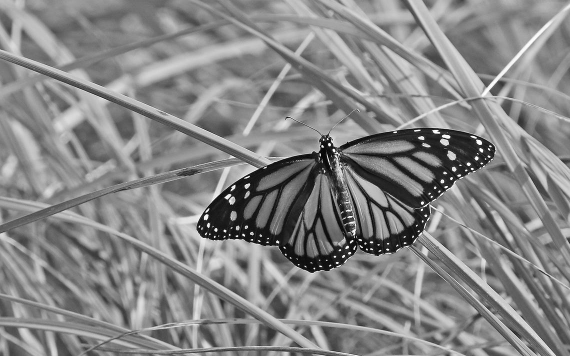
#> input picture Ex3/butterfly.jpg, 570 x 356 px
$ jupyter execute Ex3.ipynb
#> lines starting #> are read from the running program, lines starting #| are printed output that depends on the picture; long printed decimals are rounded
# 190432J
# Pathirana R.P.U.A.

[cell 1]
import cv2 as cv
import numpy as np
import matplotlib.pyplot as plt

img = cv.imread ( 'butterfly.jpg', cv . IMREAD_REDUCED_GRAYSCALE_2)
#> img is the input picture: shape (356, 570); min 4, max 255, mean 134

kernel = np.ones( ( 9 , 9 ) , np . float32 ) /81
imgc = cv.filter2D ( img , -1 , kernel )

fig , axes = plt.subplots( 1,2, sharex='all', sharey='all', figsize= (18,18) )
axes[0].imshow( img , cmap= 'gray' )
axes[0].set_title ( 'original' )
axes[0].set_xticks( [ ] ) , axes [0]. set_yticks([])
axes[1].imshow( imgc , cmap= 'gray' )
axes[1].set_title('Averaging')
axes[1].set_xticks( [ ] ) , axes[1]. set_yticks([])
plt.show()
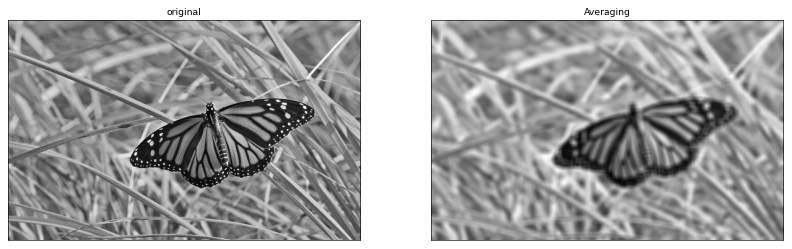
#> figure drawn by matplotlib, 2 panels

[cell 2]
import cv2 as cv
import numpy as np
import matplotlib.pyplot as plt

img = cv.imread ( 'butterfly.jpg', cv . IMREAD_REDUCED_GRAYSCALE_2)

sigma = 4
kernel = cv.getGaussianKernel(9, sigma)
imgc = cv.filter2D ( img , -1 , kernel )

fig , axes = plt.subplots( 1,2, sharex='all', sharey='all', figsize= (18,18) )
axes[0].imshow( img , cmap= 'gray' )
axes[0].set_title ( 'original' )
axes[0].set_xticks( [ ] ) , axes [0]. set_yticks([])
axes[1].imshow( imgc , cmap= 'gray' )
axes[1].set_title('Gaussian filtered')
axes[1].set_xticks( [ ] ) , axes[1]. set_yticks([])
plt.show()

[cell 3]
import cv2 as cv
import matplotlib.pyplot as plt
from mpl_toolkits.mplot3d import Axes3D
from matplotlib import cm
from matplotlib.ticker import LinearLocator, FormatStrFormatter
import numpy as np

fig = plt.figure(figsize=(18,18))
ax = fig.add_subplot(111, projection='3d')
sigma = 1


X = np.arange(-5, 5, 0.1)
Y = np.arange(-5, 5, 0.1)
X, Y = np.meshgrid(X, Y)
Z = np.exp(-(X**2 + Y**2)/(2*sigma**2))

# Plot the surface.
surf = ax.plot_surface(X, Y, Z, cmap=cm.jet, linewidth=0, antialiased=True)

ax.zaxis.set_major_locator(LinearLocator(10))
ax.zaxis.set_major_formatter(FormatStrFormatter('%.02f'))
ax.set_aspect('equal', 'box')
#ax.view_init(90, 0)
cset = ax.contourf(X, Y, Z, zdir='z', offset=np.min(Z) -1.5, cmap=cm.jet)
ax.set_zlim(np.min(Z) - 2, np.max(Z))

plt.axis('off')


plt.show()
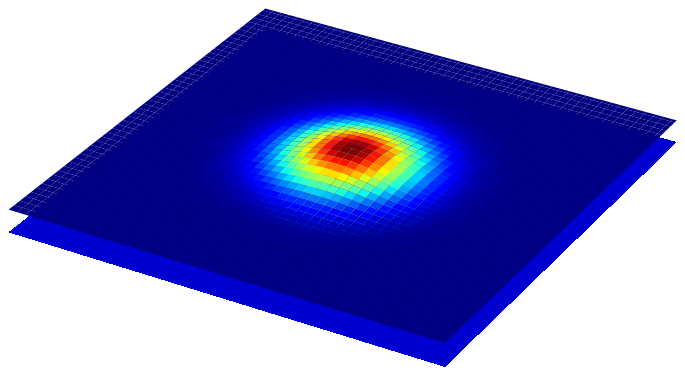
#> figure drawn by matplotlib, 1 panel

[cell 4]
import cv2 as cv
import numpy as np
from matplotlib import pyplot as plt

img = cv.imread('contact_lens.tif', cv.IMREAD_REDUCED_GRAYSCALE_2)
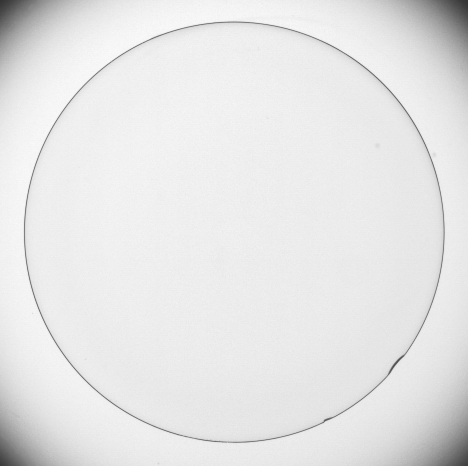
#> input picture Ex3/contact_lens.tif, 468 x 466 px
#> img is the input picture: shape (466, 468); min 51, max 250, mean 229.6

# Sobel vertical
kernel = np.array([(-1, -2, -1), (0, 0, 0), (1, 2, 1)], dtype='float')
imgc = cv.filter2D(img,-1,kernel)
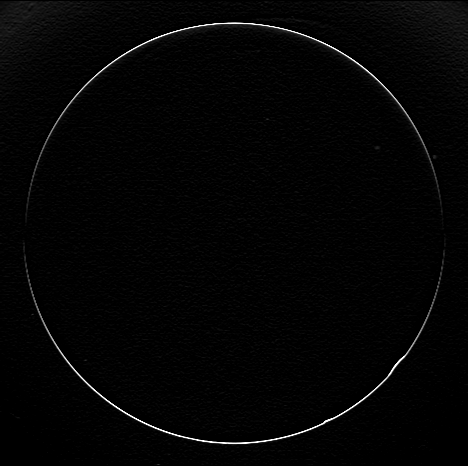
#> imgc: shape (466, 468); min 0, max 255, mean 4.1


fig, axes  = plt.subplots(1,2, sharex='all', sharey='all', figsize=(18,18))
axes[0].imshow(img, cmap='gray')
axes[0].set_title('Original')
axes[0].set_xticks([]), axes[0].set_yticks([])
axes[1].imshow(imgc, cmap='gray')
axes[1].set_title('Sobel Vertical')
axes[1].set_xticks([]), axes[1].set_yticks([])
plt.show()

[cell 5]
import cv2 as cv
import numpy as np
from matplotlib import pyplot as plt

img = cv.imread('contact_lens.tif', cv.IMREAD_REDUCED_GRAYSCALE_2)


# Sobel horizontal
kernel = np.array([(-1, 0, 1), (-2, 0, 2), (-1, 0, 1)], dtype='float')
imgc = cv.filter2D(img,-1,kernel)
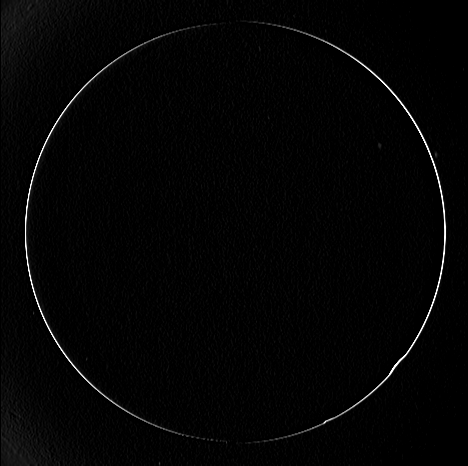
#> imgc: shape (466, 468); min 0, max 255, mean 4


fig, axes  = plt.subplots(1,2, sharex='all', sharey='all', figsize=(18,18))
axes[0].imshow(img, cmap='gray')
axes[0].set_title('Original')
axes[0].set_xticks([]), axes[0].set_yticks([])
axes[1].imshow(imgc, cmap='gray')
axes[1].set_title('Sobel Horizontal')
axes[1].set_xticks([]), axes[1].set_yticks([])
plt.show()

[cell 6]
import cv2 as cv
import numpy as np
from matplotlib import pyplot as plt

img = cv.imread('contact_lens.tif', cv.IMREAD_REDUCED_GRAYSCALE_2)

# Sobel vertical
kernel_y = np.array([(-1, -2, -1), (0, 0, 0), (1, 2, 1)], dtype='float')
img_y = cv.filter2D(img,-1,kernel_y)

kernel_x = np.array([(-1, 0, 1), (-2, 0, 2), (-1, 0, 1)], dtype='float')
imgc_x = cv.filter2D(img,-1,kernel_y)

magitude = np.sqrt((imgc_x**2)+(img_y**2))
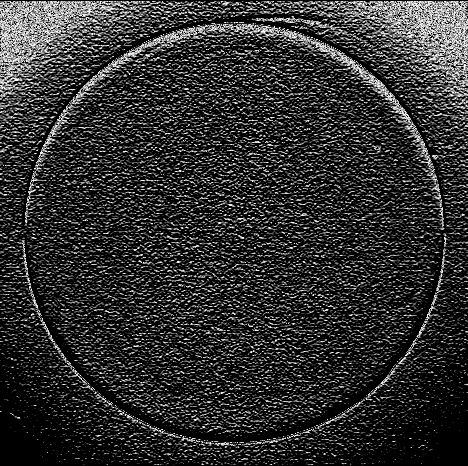
#> magitude: shape (466, 468) float16; min 0, max 15.55, mean 2.91; drawn with min black and max white

fig, axes  = plt.subplots(1,2, sharex='all', sharey='all', figsize=(18,18))
axes[0].imshow(img, cmap='gray')
axes[0].set_title('Original')
axes[0].set_xticks([]), axes[0].set_yticks([])
axes[1].imshow(magitude, cmap='gray')
axes[1].set_title('Gradiant magnitude')
axes[1].set_xticks([]), axes[1].set_yticks([])
plt.show()

[cell 7]
import cv2 as cv
import matplotlib.pyplot as plt
from scipy import stats

img = cv.imread('tom.jpg', cv.IMREAD_REDUCED_GRAYSCALE_2)
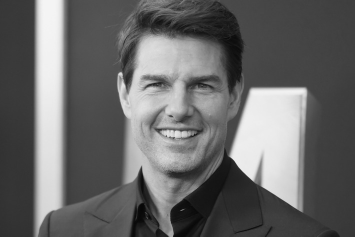
#> input picture Ex3/tom.jpg, 355 x 237 px
#> img is the input picture: shape (237, 355); min 6, max 245, mean 103.6

sigma = 2
kernel = cv.getGaussianKernel(5, sigma)
blurred = cv.sepFilter2D(img, -1, kernel, kernel, anchor=(-1,-1), delta=0, borderType=cv.BORDER_REPLICATE)
diff = img.astype('float32') - blurred.astype('float32')
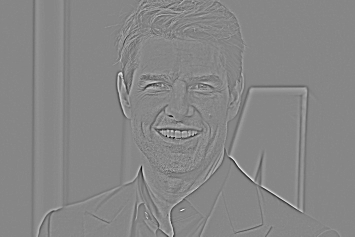
#> diff: shape (237, 355) float32; min -82, max 73, mean 0; drawn with min black and max white

sharpened = cv.addWeighted(img.astype('float32') , 1.0, diff, 1.5, 0)
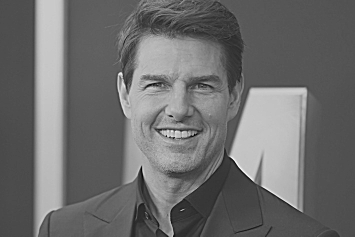
#> sharpened: shape (237, 355) float32; min -63.5, max 326, mean 103.6; drawn with min black and max white

print(stats.describe(diff.ravel()))
#| DescribeResult(nobs=84135, minmax=(-82.0, 73.0), mean=-0.003613, variance=32.461, skewness=-0.4506, kurtosis=24.617)

fig, axes  = plt.subplots(2,2, sharex='all', sharey='all', figsize=(18,10))
axes[0,0].imshow(img, cmap='gray')
axes[0,0].set_title('Original')
axes[0,0].set_xticks([]), axes[0,0].set_yticks([])
axes[0,1].imshow(blurred, cmap='gray')
axes[0,1].set_title('Blurred')
axes[0,1].set_xticks([]), axes[0,1].set_yticks([])
axes[1,0].imshow(diff + 125, cmap='gray')
axes[1,0].set_title('Difference')
axes[1,0].set_xticks([]), axes[1,0].set_yticks([])
axes[1,1].imshow(sharpened, cmap='gray')
axes[1,1].set_title('Sharpened')
axes[1,1].set_xticks([]), axes[1,1].set_yticks([])

plt.show()
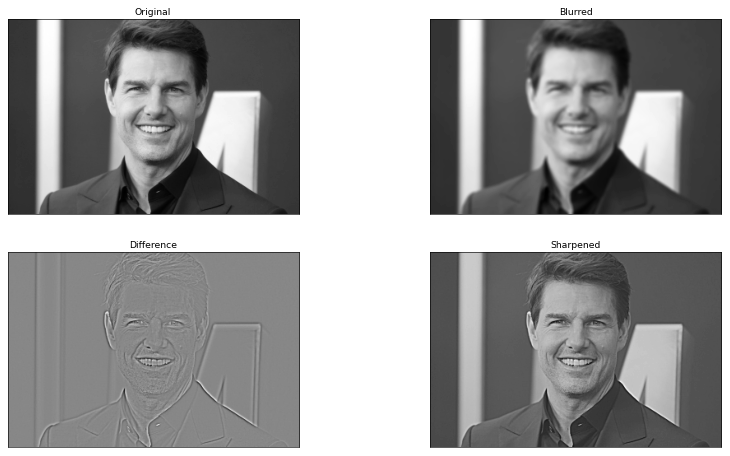
#> figure drawn by matplotlib, 4 panels
